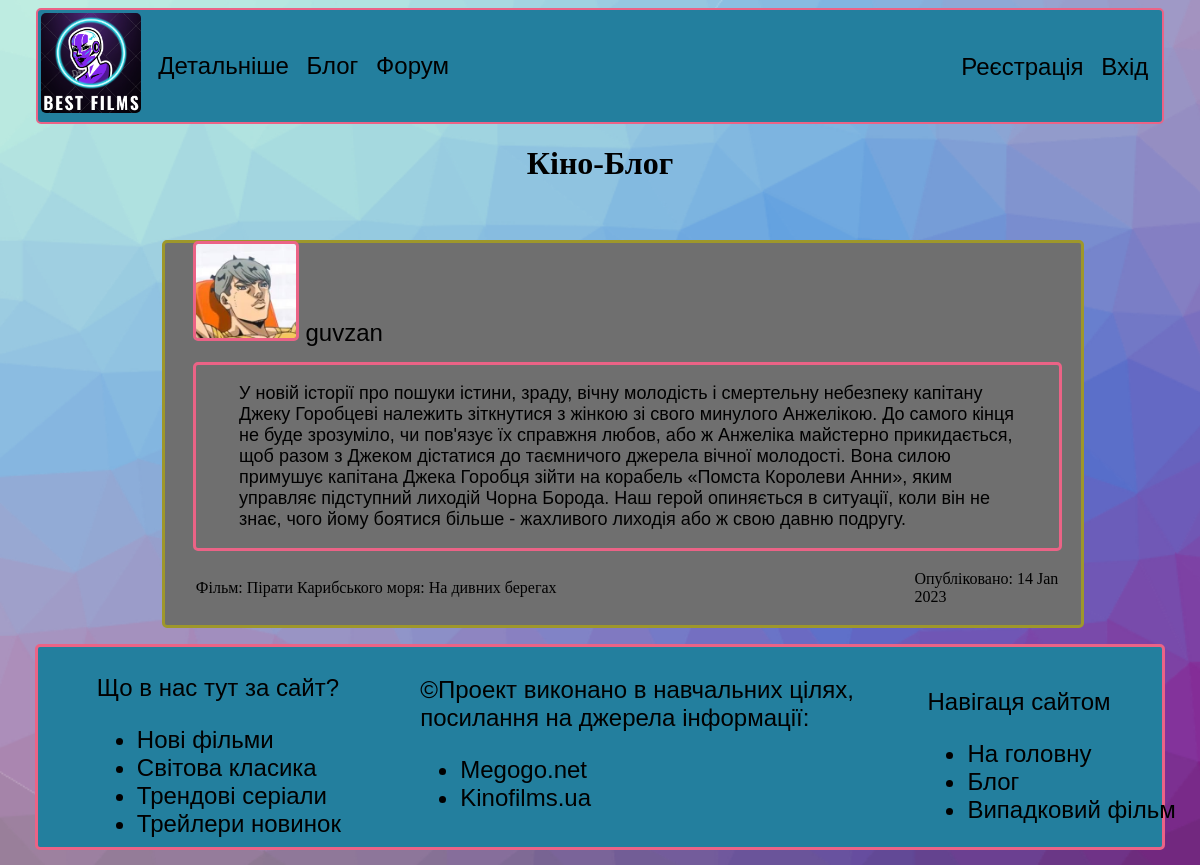
Screenshot of /blog/ with the database file from the repository.
### films/models.py (models this page shows, shortened)
class BlogPost(models.Model):
    film = models.ForeignKey('Film', on_delete=models.CASCADE, verbose_name='Заголовок')
    author = models.ForeignKey(CustomUser, on_delete=models.CASCADE, default=CustomUser.objects.get(id=1).id, verbose_name='Автор')
    text = models.TextField(verbose_name='Текст')
    date_added = models.DateTimeField(auto_now_add=True, verbose_name='Дата додання')

class Film(models.Model):
    title = models.CharField(max_length = 100, verbose_name='Назва')
    image = models.ImageField(upload_to='images', verbose_name='Постер')
    text = models.TextField(verbose_name='Опис')
    duration = models.IntegerField(verbose_name='Тривалість у хв')
    url = models.URLField(verbose_name='Посилання на трейлер')
    country = models.ForeignKey('Tag', related_name='country', on_delete=models.PROTECT, verbose_name='Країна')
    tag1 = models.ForeignKey('Tag', related_name='tag1', on_delete=models.PROTECT, blank=True, null=True, verbose_name='Тег 1')
    tag2 = models.ForeignKey('Tag', related_name='tag2', on_delete=models.PROTECT, blank=True, null=True, verbose_name='Тег 2')

### users/models.py (models this page shows)
class CustomUser(AbstractUser):
    status = models.CharField(max_length=100, default='---', verbose_name='Статус')
    dob = models.DateField(blank=True, null=True, default='1999-12-31', verbose_name='Дата народження')
    about = models.TextField(blank=True, null=True, default='---', verbose_name='Про себе')
    image = models.ImageField(upload_to='images/avatars', blank=True, null=True, verbose_name='Аватар')
    post_list = models.JSONField(blank=True, null=True, default=default_post_list, verbose_name='Список постів')

### films/views.py (the view)
# urls.py: 2. Add a URL to urlpatterns:  path('blog/', include('blog.urls'))
def blog(request):
    texts = BlogPost.objects.all()
    len_texts = len(texts)
    posts = {
        'texts': texts,
        'colors': [145 + i for i in range(len_texts)],
        'ids': [i for i in range(len_texts)]
    }
    context = {
        'posts': posts
    }
    return render(request, 'films/blog.html', context)

### films/templates/films/blog.html (shortened to what this page needs)
{% extends 'films/base.html' %}
{% load static %}
{% block content %}
    <h1 align="center">Кіно-Блог</h1>
        <ul class="post-list">
            {% for post in posts.texts %}
                <div class="all-posts">
                    <li>
                        <div class="post">
                            <p class="post-author">
                                {% if post.author.image %}
                                    <a href="{% url 'users:account' post.author.id %}"><img class="post-avatar comment-avatar comment-content" src="{{ post.author.image.url }}"></a>
                                {% else %}
                                    <a href="{% url 'users:account' post.author.id %}"><img class="post-avatar comment-avatar comment-content" src="{% static 'films/img/anon_image.png' %}"></a>
                                {% endif %}
                                <a href="{% url 'users:account' post.author.id %}">{{ post.author.username }}</a>
                            </p>
                            <div class="post-content comment-content">
                                <p class="post-text">{{ post.text }}</p>
                            </div>
                            <table>
                                <tr>
                                    <td width="83%"><p>Фільм: <a href="{% url 'films:film' post.film.id %}">{{ post.film.title }}</a></p></td>
                                    <td width="17%"><p>Опубліковано: {{ post.date_added|date:'d M Y' }}</p></td>
                                </tr>
                            </table>
                        </div>
                    </li>
                </div>
            {% endfor %}
        </ul>
{% endblock content %}

### films/static/films/css/style.css (style rules this page uses)
html { overflow-x: hidden; }
a { color:black; text-decoration: none; }
.comment-content { border: 3px solid #EB6386; border-radius: 5px; margin-top: -1%; }
.comment-content>p { margin-left: 5%; }
.comment-avatar { width: 100px; }
.post { width: 95%; margin-left: 3%; }
.post-list { list-style: none; }
.post-avatar { margin-top: -3%; }
.post-author { font-size: 24px; font-family: 'Arial'; }
.post-text { font-size: 18px; font-family: 'Arial'; margin-right: 5%; align: justify; }

### films/templates/films/blog.html (style rules this page uses)
.all-posts { width: 80%; align: center; margin-left: 10%; margin-top: 5%; border-radius: 5px; border: #9E972B solid 3px; }
.all-posts { background: rgb(111, 111, 111); }

### rows the page displays
BlogPost: author.username "guvzan", text "У новій історії про пошуки істини, зраду, вічну молодість і смертельну небезпеку капітану Джеку Горобцеві належить зіткнутися з жінкою зі свого минулого Анжелікою. До самого кінця не буде зрозуміло, чи пов'язує їх справжня любов, або ж Анжеліка майстерно прикидається, щоб разом з Джеком дістатися до таємничого джерела вічної молодості. Вона силою примушує капітана Джека Горобця зійти на корабель «Помста Королеви Анни», яким управляє підступний лиходій Чорна Борода. Наш герой опиняється в ситуації, коли він не знає, чого йому боятися більше - жахливого лиходія або ж свою давню подругу.", film "Пірати Карибського моря: На дивних берегах", date_added "14 Jan 2023"
